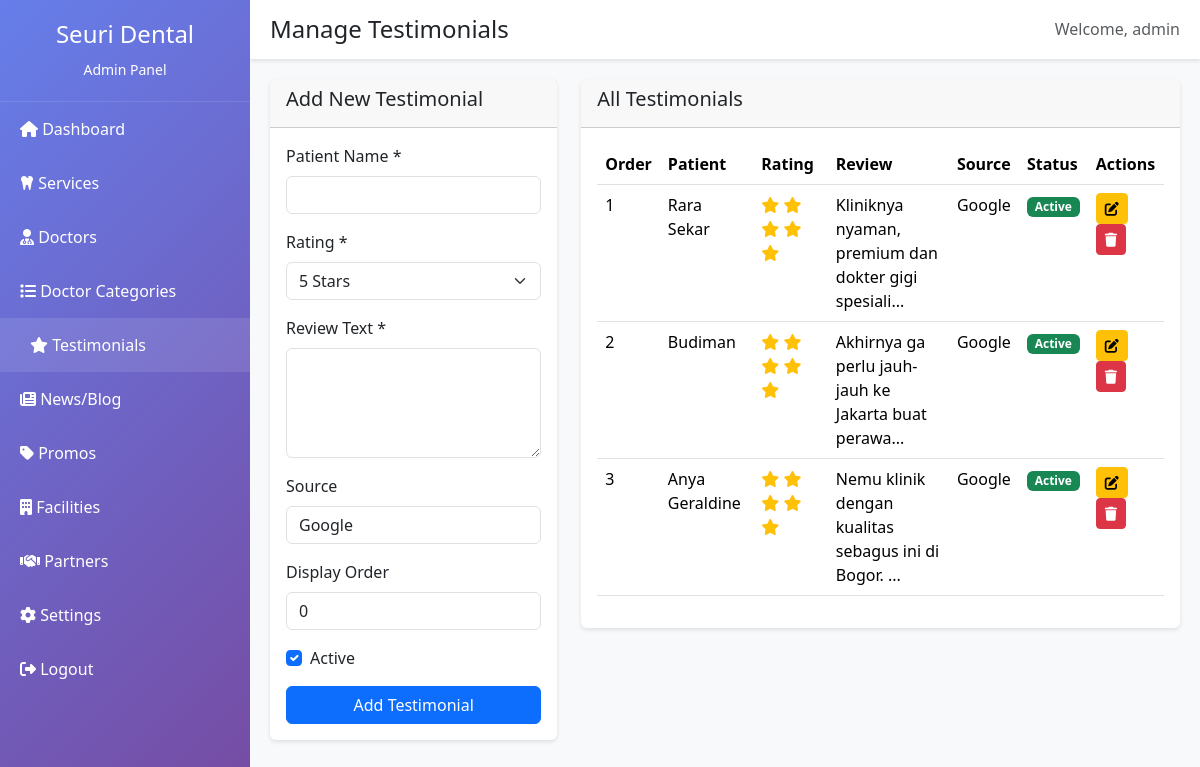
Page /admin/testimonials.php (signed in) on the committed database.
### tables this page shows
CREATE TABLE `testimonials` (
  `id` int(11) NOT NULL,
  `patient_name` varchar(100) NOT NULL,
  `rating` int(11) DEFAULT 5,
  `review_text` text NOT NULL,
  `source` varchar(50) DEFAULT 'Google',
  `is_active` tinyint(1) DEFAULT 1,
  `display_order` int(11) DEFAULT 0,
  `created_at` timestamp NOT NULL DEFAULT current_timestamp(),
  `updated_at` timestamp NOT NULL DEFAULT current_timestamp() ON UPDATE current_timestamp()
);

### admin/db_config.php (called while the page is built, shortened)
<?php
function getDBConnection() {
    $conn = new mysqli(DB_HOST, DB_USER, DB_PASS, DB_NAME);
    $conn->set_charset("utf8mb4");
    return $conn;
}
function fetchAll($sql) {
    $conn = getDBConnection();
    $result = $conn->query($sql);
    $data = [];
    if ($result && $result->num_rows > 0) {
        while ($row = $result->fetch_assoc()) {
            $data[] = $row;
        }
    }
    return $data;
}
?>

### admin/testimonials.php (the view, shortened to what this page needs)
<?php
require_once 'db_config.php';
$testimonials = fetchAll("SELECT * FROM testimonials ORDER BY display_order ASC, id DESC");
$edit_data = isset($_GET['edit']) ? fetchOne("SELECT * FROM testimonials WHERE id=" . intval($_GET['edit'])) : null;
include 'includes/header.php';
?>
<div class="row">
    <div class="col-md-4">
        <div class="card">
            <div class="card-header">
                <h5><?= $edit_data ? 'Edit Testimonial' : 'Add New Testimonial' ?></h5>
            </div>
            <div class="card-body">
                <form method="POST" action="">
                    <div class="mb-3">
                        <label class="form-label">Patient Name *</label>
                        <input type="text" name="patient_name" class="form-control"
                               value="<?= htmlspecialchars($edit_data['patient_name'] ?? '') ?>" required>
                    </div>
                    <div class="mb-3">
                        <label class="form-label">Rating *</label>
                        <select name="rating" class="form-select" required>
                            <?php for ($i = 1; $i <= 5; $i++): ?>
                                <option value="<?= $i ?>" <?= ($edit_data && $edit_data['rating'] == $i) || (!$edit_data && $i == 5) ? 'selected' : '' ?>>
                                    <?= $i ?> Star<?= $i > 1 ? 's' : '' ?>
                                </option>
                            <?php endfor; ?>
                        </select>
                    </div>
                    <div class="mb-3">
                        <label class="form-label">Review Text *</label>
                        <textarea name="review_text" class="form-control" rows="4" required><?= htmlspecialchars($edit_data['review_text'] ?? '') ?></textarea>
                    </div>
                    <div class="mb-3">
                        <label class="form-label">Source</label>
                        <input type="text" name="source" class="form-control"
                               value="<?= htmlspecialchars($edit_data['source'] ?? 'Google') ?>">
                    </div>
                    <div class="mb-3">
                        <label class="form-label">Display Order</label>
                        <input type="number" name="display_order" class="form-control"
                               value="<?= htmlspecialchars($edit_data['display_order'] ?? '0') ?>">
                    </div>
                    <div class="mb-3 form-check">
                        <input type="checkbox" name="is_active" class="form-check-input" id="is_active"
                               <?= ($edit_data && $edit_data['is_active']) || !$edit_data ? 'checked' : '' ?>>
                        <label class="form-check-label" for="is_active">Active</label>
                    </div>
                    <button type="submit" class="btn btn-primary w-100">
                        <?= $edit_data ? 'Update' : 'Add' ?> Testimonial
                    </button>
                </form>
            </div>
        </div>
    </div>
    <div class="col-md-8">
        <div class="card">
            <div class="card-header">
                <h5>All Testimonials</h5>
            </div>
            <div class="card-body">
                <div class="table-responsive">
                    <table class="table table-hover">
                        <thead>
                            <tr>
                                <th>Order</th>
                                <th>Patient</th>
                                <th>Rating</th>
                                <th>Review</th>
                                <th>Source</th>
                                <th>Status</th>
                                <th>Actions</th>
                            </tr>
                        </thead>
                        <tbody>
                            <?php foreach ($testimonials as $testimonial): ?>
                            <tr>
                                <td><?= $testimonial['display_order'] ?></td>
                                <td><?= htmlspecialchars($testimonial['patient_name']) ?></td>
                                <td>
                                    <?php for ($i = 0; $i < $testimonial['rating']; $i++): ?>
                                        <i class="fas fa-star text-warning"></i>
                                    <?php endfor; ?>
                                </td>
                                <td><?= htmlspecialchars(substr($testimonial['review_text'], 0, 50)) ?>...</td>
                                <td><?= htmlspecialchars($testimonial['source']) ?></td>
                                <td>
                                    <span class="badge bg-<?= $testimonial['is_active'] ? 'success' : 'secondary' ?>">
                                        <?= $testimonial['is_active'] ? 'Active' : 'Inactive' ?>
                                    </span>
                                </td>
                                <td>
                                    <a href="?edit=<?= $testimonial['id'] ?>" class="btn btn-sm btn-warning">
                                        <i class="fas fa-edit"></i>
                                    </a>
                                    <form method="POST" style="display:inline;" onsubmit="return confirmDelete()">
                                        <button type="submit" class="btn btn-sm btn-danger">
                                            <i class="fas fa-trash"></i>
                                        </button>
                                    </form>
                                </td>
                            </tr>
                            <?php endforeach; ?>
                        </tbody>
                    </table>
                </div>
            </div>
        </div>
    </div>
</div>
<?php include 'includes/footer.php'; ?>

### admin/includes/header.php (style rules this page uses)
:root { --sidebar-width: 250px; --primary-color: #667eea; --secondary-color: #764ba2; }
body { font-family: 'Segoe UI', Tahoma, Geneva, Verdana, sans-serif; }
.card { border: none; box-shadow: 0 2px 4px rgba(0,0,0,0.1); margin-bottom: 20px; }

### rows in the picture
testimonials: display_order "1", patient_name "Rara Sekar", rating 5 (drawn), review_text "Kliniknya nyaman, premium dan dokter gigi spesiali", source "Google", is_active "Active"
testimonials: display_order "2", patient_name "Budiman", rating 5 (drawn), review_text "Akhirnya ga perlu jauh-jauh ke Jakarta buat perawa", source "Google", is_active "Active"
testimonials: display_order "3", patient_name "Anya Geraldine", rating 5 (drawn), review_text "Nemu klinik dengan kualitas sebagus ini di Bogor.", source "Google", is_active "Active"

### other values in the picture
$page_title "Manage Testimonials"
$_SESSION['admin_username'] "admin"
form field rating "5 Stars"
